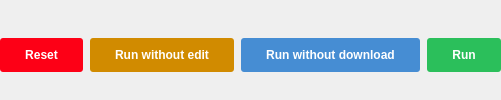
          <widget class="QFrame" name="frame_5">
           <property name="styleSheet">
            <string notr="true">margin: 5px 0px 0px 0px</string>
           </property>
           <layout class="QHBoxLayout" name="runLayout">
            <property name="spacing">
             <number>7</number>
            </property>
            <property name="leftMargin">
             <number>0</number>
            </property>
            <property name="topMargin">
             <number>0</number>
            </property>
            <property name="rightMargin">
             <number>0</number>
            </property>
            <property name="bottomMargin">
             <number>0</number>
            </property>
            <item>
             <widget class="QPushButton" name="pushButton_10">
              <property name="sizePolicy">
               <sizepolicy hsizetype="Fixed" vsizetype="Fixed">
                <horstretch>0</horstretch>
                <verstretch>0</verstretch>
               </sizepolicy>
              </property>
              <property name="styleSheet">
               <string notr="true">QPushButton {
    background-color: rgb(253, 0, 22); /* Màu xanh */
    color: white;              /* Chữ màu trắng */      
    font-weight: bold;         /* In đậm */
    border-radius: 3px;        /* Bo góc */
    padding: 6px 12px;         /* Khoảng cách lề */
    border: none;              /* Không viền */
 padding: 10px 25px 10px 25px; 
}

/* Khi hover */
QPushButton:hover {
    background-color: rgb(217, 0, 21); /* Màu xanh đậm hơn */
}

/* Khi nhấn */
QPushButton:pressed {
    background-color: rgb(124, 0, 12); /* Màu xanh tối hơn khi nhấn */
}</string>
              </property>
              <property name="text">
               <string>Reset</string>
              </property>
             </widget>
            </item>
            <item>
             <widget class="QPushButton" name="btnRunWithoutEdit">
              <property name="sizePolicy">
               <sizepolicy hsizetype="Fixed" vsizetype="Fixed">
                <horstretch>0</horstretch>
                <verstretch>0</verstretch>
               </sizepolicy>
              </property>
              <property name="styleSheet">
               <string notr="true">QPushButton {
    background-color: rgb(209, 139, 0); /* Màu xanh */
    color: white;              /* Chữ màu trắng */      
    font-weight: bold;         /* In đậm */
    border-radius: 3px;        /* Bo góc */
    padding: 6px 12px;         /* Khoảng cách lề */
    border: none;              /* Không viền */
 padding: 10px 25px 10px 25px; 
}

/* Khi hover */
QPushButton:hover {
    background-color: rgb(145, 97, 0); /* Màu xanh đậm hơn */
}

/* Khi nhấn */
QPushButton:pressed {
    background-color:rgb(90, 60, 0); /* Màu xanh tối hơn khi nhấn */
}</string>
              </property>
              <property name="text">
               <string>Run without edit</string>
              </property>
             </widget>
            </item>
            <item>
             <widget class="QPushButton" name="btnRunWithoutDownload">
              <property name="sizePolicy">
               <sizepolicy hsizetype="Fixed" vsizetype="Fixed">
                <horstretch>0</horstretch>
                <verstretch>0</verstretch>
               </sizepolicy>
              </property>
              <property name="styleSheet">
               <string notr="true">QPushButton {
    background-color: rgb(70, 141, 211); /* Màu xanh */
    color: white;              /* Chữ màu trắng */      
    font-weight: bold;         /* In đậm */
    border-radius: 3px;        /* Bo góc */
    padding: 6px 12px;         /* Khoảng cách lề */
    border: none;              /* Không viền */
 padding: 10px 25px 10px 25px; 
}

/* Khi hover */
QPushButton:hover {
    background-color: rgb(53, 107, 161); /* Màu xanh đậm hơn */
}

/* Khi nhấn */
QPushButton:pressed {
    background-color:rgb(32, 64, 97); /* Màu xanh tối hơn khi nhấn */
}</string>
              </property>
              <property name="text">
               <string>Run without download</string>
              </property>
             </widget>
            </item>
            <item>
             <widget class="QPushButton" name="btnRun">
              <property name="sizePolicy">
               <sizepolicy hsizetype="Fixed" vsizetype="Fixed">
                <horstretch>0</horstretch>
                <verstretch>0</verstretch>
               </sizepolicy>
              </property>
              <property name="styleSheet">
               <string notr="true">QPushButton {
    background-color: rgb(43, 191, 91); /* Màu xanh */
    color: white;              /* Chữ màu trắng */      
    font-weight: bold;         /* In đậm */
    border-radius: 3px;        /* Bo góc */
    padding: 6px 12px;         /* Khoảng cách lề */
    border: none;              /* Không viền */
 padding: 10px 25px 10px 25px; 
}

/* Khi hover */
QPushButton:hover {
    background-color: rgb(35, 158, 74); /* Màu xanh đậm hơn */
}

/* Khi nhấn */
QPushButton:pressed {
    background-color: rgb(21, 95, 44); /* Màu xanh tối hơn khi nhấn */
}</string>
              </property>
              <property name="text">
               <string>Run</string>
              </property>
             </widget>
            </item>
           </layout>
          </widget>
